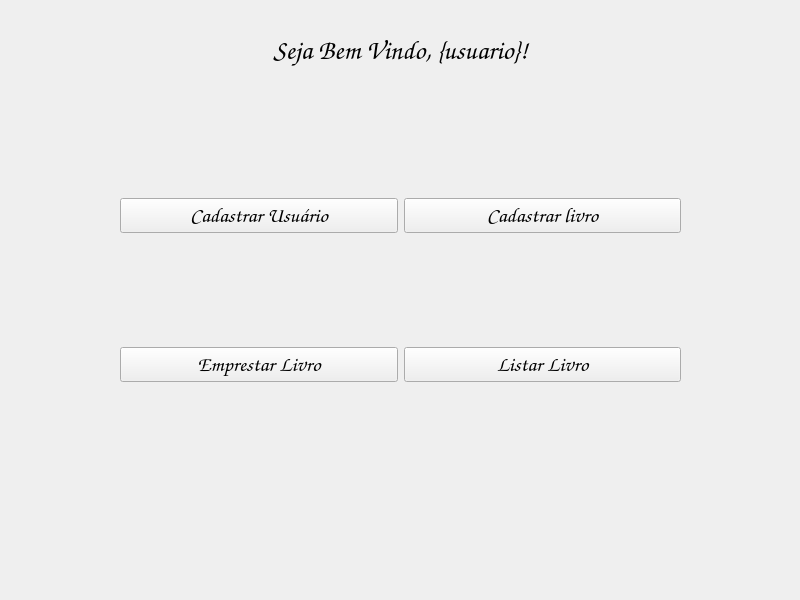
<?xml version="1.0" encoding="UTF-8"?>
<ui version="4.0">
 <class>MainWindow</class>
 <widget class="QMainWindow" name="MainWindow">
  <property name="geometry">
   <rect>
    <x>0</x>
    <y>0</y>
    <width>800</width>
    <height>600</height>
   </rect>
  </property>
  <property name="font">
   <font>
    <family>Comic Sans MS</family>
   </font>
  </property>
  <property name="windowTitle">
   <string>Tela Principal</string>
  </property>
  <widget class="QWidget" name="centralwidget">
   <widget class="QWidget" name="gridLayoutWidget">
    <property name="geometry">
     <rect>
      <x>120</x>
      <y>90</y>
      <width>561</width>
      <height>401</height>
     </rect>
    </property>
    <layout class="QGridLayout" name="gridLayout">
     <item row="1" column="0">
      <widget class="QPushButton" name="btn_emprestar_livro">
       <property name="font">
        <font>
         <family>Comic Sans MS</family>
         <pointsize>16</pointsize>
        </font>
       </property>
       <property name="text">
        <string>Emprestar Livro</string>
       </property>
      </widget>
     </item>
     <item row="0" column="1">
      <widget class="QPushButton" name="btn_cadastrar_livro">
       <property name="font">
        <font>
         <family>Comic Sans MS</family>
         <pointsize>16</pointsize>
        </font>
       </property>
       <property name="text">
        <string>Cadastrar livro</string>
       </property>
      </widget>
     </item>
     <item row="0" column="0">
      <widget class="QPushButton" name="btn_cadastrar_usuario">
       <property name="font">
        <font>
         <family>Comic Sans MS</family>
         <pointsize>16</pointsize>
        </font>
       </property>
       <property name="text">
        <string>Cadastrar Usuário</string>
       </property>
      </widget>
     </item>
     <item row="1" column="1">
      <widget class="QPushButton" name="btn_listar_livros">
       <property name="font">
        <font>
         <family>Comic Sans MS</family>
         <pointsize>16</pointsize>
        </font>
       </property>
       <property name="text">
        <string>Listar Livro</string>
       </property>
      </widget>
     </item>
    </layout>
   </widget>
   <widget class="QLabel" name="lbl_bem_vindo">
    <property name="geometry">
     <rect>
      <x>120</x>
      <y>25</y>
      <width>561</width>
      <height>51</height>
     </rect>
    </property>
    <property name="font">
     <font>
      <family>Comic Sans MS</family>
      <pointsize>20</pointsize>
     </font>
    </property>
    <property name="text">
     <string>Seja Bem Vindo, {usuario}!</string>
    </property>
    <property name="alignment">
     <set>Qt::AlignCenter</set>
    </property>
   </widget>
  </widget>
 </widget>
 <resources/>
 <connections/>
</ui>
